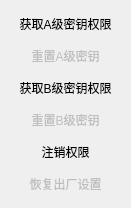
                      <widget class="QWidget" name="page_11">
                       <property name="geometry">
                        <rect>
                         <x>0</x>
                         <y>0</y>
                         <width>131</width>
                         <height>198</height>
                        </rect>
                       </property>
                       <attribute name="label">
                        <string>密钥权限</string>
                       </attribute>
                       <layout class="QVBoxLayout" name="verticalLayout_25">
                        <item>
                         <spacer name="verticalSpacer_3">
                          <property name="orientation">
                           <enum>Qt::Vertical</enum>
                          </property>
                          <property name="sizeHint" stdset="0">
                           <size>
                            <width>20</width>
                            <height>17</height>
                           </size>
                          </property>
                         </spacer>
                        </item>
                        <item>
                         <widget class="QPushButton" name="pushButton_45">
                          <property name="focusPolicy">
                           <enum>Qt::StrongFocus</enum>
                          </property>
                          <property name="styleSheet">
                           <string notr="true">font: 75 10pt &quot;新宋体&quot;;</string>
                          </property>
                          <property name="text">
                           <string>获取A级密钥权限</string>
                          </property>
                          <property name="flat">
                           <bool>true</bool>
                          </property>
                         </widget>
                        </item>
                        <item>
                         <widget class="QPushButton" name="pushButton_47">
                          <property name="enabled">
                           <bool>false</bool>
                          </property>
                          <property name="styleSheet">
                           <string notr="true">font: 75 10pt &quot;新宋体&quot;;</string>
                          </property>
                          <property name="text">
                           <string>重置A级密钥</string>
                          </property>
                          <property name="flat">
                           <bool>true</bool>
                          </property>
                         </widget>
                        </item>
                        <item>
                         <widget class="QPushButton" name="pushButton_46">
                          <property name="styleSheet">
                           <string notr="true">font: 75 10pt &quot;新宋体&quot;;</string>
                          </property>
                          <property name="text">
                           <string>获取B级密钥权限</string>
                          </property>
                          <property name="flat">
                           <bool>true</bool>
                          </property>
                         </widget>
                        </item>
                        <item>
                         <widget class="QPushButton" name="pushButton_48">
                          <property name="enabled">
                           <bool>false</bool>
                          </property>
                          <property name="styleSheet">
                           <string notr="true">font: 75 10pt &quot;新宋体&quot;;</string>
                          </property>
                          <property name="text">
                           <string>重置B级密钥</string>
                          </property>
                          <property name="flat">
                           <bool>true</bool>
                          </property>
                         </widget>
                        </item>
                        <item>
                         <widget class="QPushButton" name="pushButton_49">
                          <property name="enabled">
                           <bool>true</bool>
                          </property>
                          <property name="styleSheet">
                           <string notr="true">font: 75 10pt &quot;新宋体&quot;;</string>
                          </property>
                          <property name="text">
                           <string>注销权限</string>
                          </property>
                          <property name="flat">
                           <bool>true</bool>
                          </property>
                         </widget>
                        </item>
                        <item>
                         <widget class="QPushButton" name="pushButton_16">
                          <property name="enabled">
                           <bool>false</bool>
                          </property>
                          <property name="text">
                           <string>恢复出厂设置</string>
                          </property>
                          <property name="flat">
                           <bool>true</bool>
                          </property>
                         </widget>
                        </item>
                        <item>
                         <spacer name="verticalSpacer_4">
                          <property name="orientation">
                           <enum>Qt::Vertical</enum>
                          </property>
                          <property name="sizeHint" stdset="0">
                           <size>
                            <width>20</width>
                            <height>18</height>
                           </size>
                          </property>
                         </spacer>
                        </item>
                       </layout>
                      </widget>
